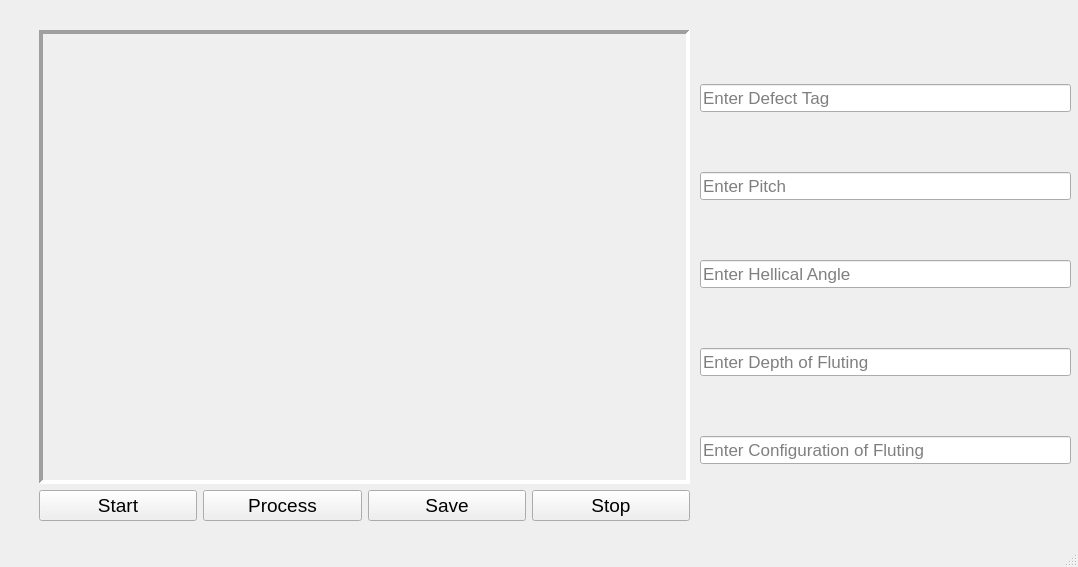
<?xml version="1.0" encoding="UTF-8"?>
<ui version="4.0">
 <class>MainWindow</class>
 <widget class="QMainWindow" name="MainWindow">
  <property name="geometry">
   <rect>
    <x>0</x>
    <y>0</y>
    <width>1078</width>
    <height>567</height>
   </rect>
  </property>
  <property name="windowTitle">
   <string>MainWindow</string>
  </property>
  <widget class="QWidget" name="centralwidget">
   <widget class="QWidget" name="">
    <property name="geometry">
     <rect>
      <x>39</x>
      <y>30</y>
      <width>651</width>
      <height>491</height>
     </rect>
    </property>
    <layout class="QGridLayout" name="gridLayout">
     <item row="1" column="1">
      <widget class="QPushButton" name="processbut">
       <property name="font">
        <font>
         <pointsize>14</pointsize>
        </font>
       </property>
       <property name="styleSheet">
        <string notr="true">background-color:'blue';color:'white'</string>
       </property>
       <property name="text">
        <string>Process</string>
       </property>
      </widget>
     </item>
     <item row="1" column="0">
      <widget class="QPushButton" name="startbut">
       <property name="font">
        <font>
         <pointsize>14</pointsize>
        </font>
       </property>
       <property name="styleSheet">
        <string notr="true">background-color:'green';color:'white'</string>
       </property>
       <property name="text">
        <string>Start</string>
       </property>
      </widget>
     </item>
     <item row="0" column="0" colspan="4">
      <widget class="QLabel" name="label">
       <property name="minimumSize">
        <size>
         <width>150</width>
         <height>0</height>
        </size>
       </property>
       <property name="styleSheet">
        <string notr="true"/>
       </property>
       <property name="frameShape">
        <enum>QFrame::Panel</enum>
       </property>
       <property name="frameShadow">
        <enum>QFrame::Sunken</enum>
       </property>
       <property name="lineWidth">
        <number>4</number>
       </property>
       <property name="midLineWidth">
        <number>2</number>
       </property>
       <property name="text">
        <string/>
       </property>
       <property name="scaledContents">
        <bool>true</bool>
       </property>
      </widget>
     </item>
     <item row="1" column="3">
      <widget class="QPushButton" name="stopbut">
       <property name="font">
        <font>
         <pointsize>14</pointsize>
        </font>
       </property>
       <property name="styleSheet">
        <string notr="true">background-color:'red';color:'white'</string>
       </property>
       <property name="text">
        <string>Stop</string>
       </property>
      </widget>
     </item>
     <item row="1" column="2">
      <widget class="QPushButton" name="savebut">
       <property name="font">
        <font>
         <pointsize>14</pointsize>
        </font>
       </property>
       <property name="styleSheet">
        <string notr="true">background-color:'blck';color:'white'</string>
       </property>
       <property name="text">
        <string>Save</string>
       </property>
      </widget>
     </item>
    </layout>
   </widget>
   <widget class="QWidget" name="">
    <property name="geometry">
     <rect>
      <x>700</x>
      <y>30</y>
      <width>371</width>
      <height>491</height>
     </rect>
    </property>
    <layout class="QVBoxLayout" name="verticalLayout">
     <item>
      <widget class="QLineEdit" name="defecttag">
       <property name="font">
        <font>
         <pointsize>13</pointsize>
        </font>
       </property>
       <property name="text">
        <string/>
       </property>
       <property name="placeholderText">
        <string>Enter Defect Tag</string>
       </property>
      </widget>
     </item>
     <item>
      <widget class="QLineEdit" name="pitch">
       <property name="font">
        <font>
         <pointsize>13</pointsize>
        </font>
       </property>
       <property name="placeholderText">
        <string>Enter Pitch</string>
       </property>
      </widget>
     </item>
     <item>
      <widget class="QLineEdit" name="hellicalangle">
       <property name="font">
        <font>
         <pointsize>13</pointsize>
        </font>
       </property>
       <property name="placeholderText">
        <string>Enter Hellical Angle</string>
       </property>
      </widget>
     </item>
     <item>
      <widget class="QLineEdit" name="dof">
       <property name="font">
        <font>
         <pointsize>13</pointsize>
        </font>
       </property>
       <property name="placeholderText">
        <string>Enter Depth of Fluting</string>
       </property>
      </widget>
     </item>
     <item>
      <widget class="QLineEdit" name="cof">
       <property name="font">
        <font>
         <pointsize>13</pointsize>
        </font>
       </property>
       <property name="placeholderText">
        <string>Enter Configuration of Fluting</string>
       </property>
      </widget>
     </item>
    </layout>
   </widget>
  </widget>
  <widget class="QMenuBar" name="menubar">
   <property name="geometry">
    <rect>
     <x>0</x>
     <y>0</y>
     <width>1078</width>
     <height>21</height>
    </rect>
   </property>
  </widget>
  <widget class="QStatusBar" name="statusbar"/>
 </widget>
 <resources/>
 <connections/>
</ui>
